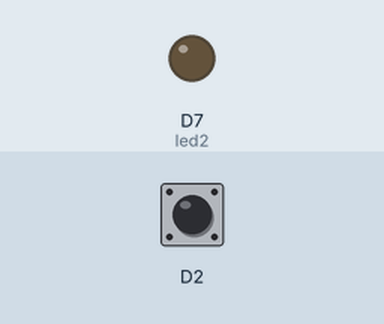
Recording of a sketch running on a simulated ESP8266 (NodeMCU). Parts: output pins drawn as LEDs (lit = HIGH). Inputs (shaded band) come from the test bench; at power-on: D2 HIGH.

Above: at 1.2 s.
1.3 s: D2 pulled LOW for 0.15 s
At 2.9 s:
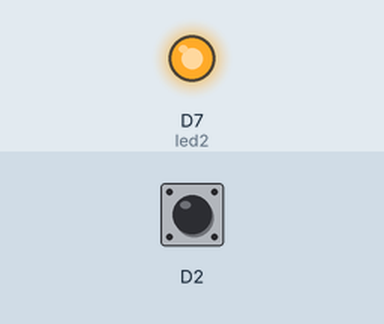
Timing chart, 0 to 10.4 s (numbered marks = the images above; inputs shaded):
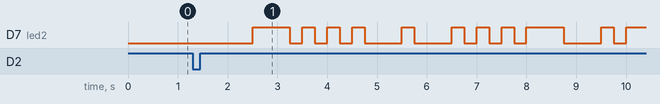

Measured:
- after the input at 1.3 s, D7 (led2): LOW → HIGH after 1.2 s, → LOW 0.75 s later, → HIGH 0.25 s later, → LOW 0.25 s later, … (21 changes in this stretch)

The sketch:

morse-code-blink.ino
```cpp
/*-------------
SIT730 - Task 2.1P First Name Blinky
Bevan Fairleigh
219296864


Morse Code blink

Morse code rules
Duration of a dot is 1 unit
Dash is 3 units
space between components of a letter is 1 unit
space between words is 3 dots


-------------*/


int led2 = D7; // Instead of writing D7 over and over again, we'll write led2

// Delare an array of all codes that we can reference when we submit a string of chars
// For each letter, we have 4 codes.  1 = dot 3=dash 0 =nothing, for those letters that don't have 4 components
const int codes[26][4] = {
        {1,3,0,0}, //A
        {3,1,1,1}, //B
        {3,1,3,1}, //C
        {3,1,1,0}, //D
        {1,0,0,0}, //E
        {1,1,3,1}, //F
        {3,3,1,0}, //G
        {1,1,1,1}, //H
        {1,1,0,0}, //I
        {1,3,3,3}, //J

        {3,1,3,0}, //K
        {1,3,1,1}, //L
        {3,3,0,0}, //M
        {3,1,0,0}, //n
        {3,3,3,0}, //O
        {1,3,3,1}, //p
        {3,3,1,3}, //q
        {1,3,1,0}, //r
        {1,1,1,0}, //s
        {3,0,0,0}, //t

        {1,1,3,0}, //u
        {1,1,1,3}, //v
        {1,3,3,0}, //w
        {3,1,1,3}, //x
        {3,1,3,3}, //y
        {3,3,1,1}, //z
};

void setup() {

    // Set our led2 as an output
    pinMode(led2, OUTPUT);

    // Set our D2 pin as HIGH, waiting for a signal
    pinMode(D2, INPUT_PULLUP);
    // Attach interrupt to the D2 pin on the falling edge
    attachInterrupt(D2, isr_reset_morse, FALLING);

    // Build the pattern fpr the light.  Once built, we don't need to build it again
    build_display_morse();

}


// VARIABLES
// THe word to be converted to morse
const char word[] = "BEVAN";

// How long each 'tick' will take.   ~250 is pretty good
const int multiplier = 250;

// Some global loop positions and reset toggles for reseting and stopping our morse signal
int global_loop = -1;
int push_reset = 0;


// We initialise an array to contain the word in the encoded form, which comprises of at least 4 components per letter.  we also need an end of array signal (+1)
const int pattern_length = 99;
int pattern[pattern_length];


void loop() {

    // Loop while we're not at the end of the pattern, and while global_loop is >0


    while (pattern[global_loop] != 9 && global_loop != -1) {
        // reset the reset
        push_reset = 0;

        // If current pattern is not 0, set led2 to high and look at the pattern to determine delay
        if (pattern[global_loop] > 0 ) {
            digitalWrite(led2, HIGH);
            delay(pattern[global_loop]*multiplier);
        }
        // If current pattern is not 0, set led2 to low and look at the pattern to determine delay
        if (pattern[global_loop+1] > 0 ) {
            digitalWrite(led2, LOW);
            delay(pattern[global_loop+1]*multiplier);
        }

        // If reset has been pushed during those delays, simply reset the loop
        if (push_reset==1) {
            global_loop=0;
            push_reset = 0;
        }
        // otherwise, go to the next high/low pair in the pattern
        else {
            global_loop+=2;
        }
    }

    // set the global loop to stop the LED flashing for now, and small delay
    global_loop = -1;
    delay(5*multiplier);


}


// ISR to reset the morse code.  Setting global_loop to 0 will start the process, while reset will restart if already in progress
void isr_reset_morse() {
    global_loop = 0;
    push_reset = 1;
}


/*
Function to encode our pattern according to the morse code rules.

*/
void build_display_morse() {

    int letter_val;

    // initialise the array
    for (int i = 0; i < pattern_length ; i++){
        pattern[i] = 0;
    }

    pattern[pattern_length-1] = 9;
    // iterate through the word
    for (int i = 0; i < strlen(word) ; i++){

        // A = 65 in ascii, so for each letter, we need to subtract 65 from the int value to find the 'code' we should print
        letter_val = word[i] - 65;

        pattern[8*i] = codes[letter_val][0];

        // Check if the letter has more components
        if (codes[letter_val][1] > 0) {

        // if yes, then set a low and high delay in our pattern
            pattern[8*i+1] = 1;
            pattern[8*i+2] = codes[letter_val][1];

            // check if letter has a 3rd component
            if (codes[letter_val][2] > 0) {

                pattern[8*i+3] = 1;
                pattern[8*i+4] = codes[letter_val][2];

                //Finally, check if there is a 4th component
                if (codes[letter_val][3] > 0) {
                    pattern[8*i+5] = 1;
                    pattern[8*i+6] = codes[letter_val][3];
                }
            }
        }

    // Always delay for 3 ticks after the character has finished
    pattern[8*i+7] = 3; // always

    }
}
```
